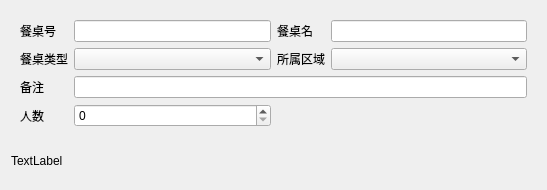
<?xml version="1.0" encoding="UTF-8"?>
<ui version="4.0">
 <class>w_bt_dish_table_new_Dialog</class>
 <widget class="QDialog" name="w_bt_dish_table_new_Dialog">
  <property name="geometry">
   <rect>
    <x>0</x>
    <y>0</y>
    <width>547</width>
    <height>190</height>
   </rect>
  </property>
  <property name="windowTitle">
   <string>Dialog</string>
  </property>
  <layout class="QVBoxLayout" name="verticalLayout">
   <item>
    <widget class="QFrame" name="frame">
     <property name="outer_stylesheet" stdset="0">
      <string>frame_detail_show</string>
     </property>
     <layout class="QGridLayout" name="gridLayout">
      <item row="0" column="0">
       <widget class="QLabel" name="label">
        <property name="text">
         <string>餐桌号</string>
        </property>
       </widget>
      </item>
      <item row="0" column="1">
       <widget class="QLineEdit" name="lineEdit_ch_tableno"/>
      </item>
      <item row="0" column="2">
       <widget class="QLabel" name="label_2">
        <property name="text">
         <string>餐桌名</string>
        </property>
       </widget>
      </item>
      <item row="0" column="3">
       <widget class="QLineEdit" name="lineEdit_vch_tablename"/>
      </item>
      <item row="1" column="0">
       <widget class="QLabel" name="label_3">
        <property name="text">
         <string>餐桌类型</string>
        </property>
       </widget>
      </item>
      <item row="1" column="2">
       <widget class="QLabel" name="label_4">
        <property name="text">
         <string>所属区域</string>
        </property>
       </widget>
      </item>
      <item row="1" column="3">
       <widget class="lds_ComboBox" name="comboBox_ch_areano"/>
      </item>
      <item row="2" column="0">
       <widget class="QLabel" name="label_5">
        <property name="text">
         <string>备注</string>
        </property>
       </widget>
      </item>
      <item row="2" column="1" colspan="3">
       <widget class="QLineEdit" name="lineEdit_vch_memo"/>
      </item>
      <item row="3" column="0">
       <widget class="QLabel" name="label_6">
        <property name="text">
         <string>人数</string>
        </property>
       </widget>
      </item>
      <item row="1" column="1">
       <widget class="lds_ComboBox" name="comboBox_ch_typeno"/>
      </item>
      <item row="3" column="3">
       <widget class="QPushButton" name="pushButton">
        <property name="styleSheet">
         <string notr="true">background:transparent;
border:0px;
</string>
        </property>
        <property name="text">
         <string/>
        </property>
       </widget>
      </item>
      <item row="3" column="1">
       <widget class="lds_spinbox" name="lineEdit_int_person"/>
      </item>
     </layout>
    </widget>
   </item>
   <item>
    <layout class="QHBoxLayout" name="horizontalLayout">
     <item>
      <widget class="QLabel" name="label_record">
       <property name="text">
        <string>TextLabel</string>
       </property>
      </widget>
     </item>
     <item>
      <spacer name="horizontalSpacer">
       <property name="orientation">
        <enum>Qt::Horizontal</enum>
       </property>
       <property name="sizeHint" stdset="0">
        <size>
         <width>40</width>
         <height>20</height>
        </size>
       </property>
      </spacer>
     </item>
     <item>
      <widget class="lds_toolbar" name="widget"/>
     </item>
    </layout>
   </item>
  </layout>
 </widget>
 <customwidgets>
  <customwidget>
   <class>lds_spinbox</class>
   <extends>QSpinBox</extends>
   <header>lds_spinbox.h</header>
  </customwidget>
  <customwidget>
   <class>lds_ComboBox</class>
   <extends>QComboBox</extends>
   <header>lds_combobox.h</header>
  </customwidget>
  <customwidget>
   <class>lds_toolbar</class>
   <extends>QFrame</extends>
   <header>lds_toolbar.h</header>
   <container>1</container>
  </customwidget>
 </customwidgets>
 <tabstops>
  <tabstop>pushButton</tabstop>
  <tabstop>lineEdit_ch_tableno</tabstop>
  <tabstop>lineEdit_vch_tablename</tabstop>
  <tabstop>comboBox_ch_typeno</tabstop>
  <tabstop>comboBox_ch_areano</tabstop>
  <tabstop>lineEdit_vch_memo</tabstop>
 </tabstops>
 <resources/>
 <connections/>
</ui>
